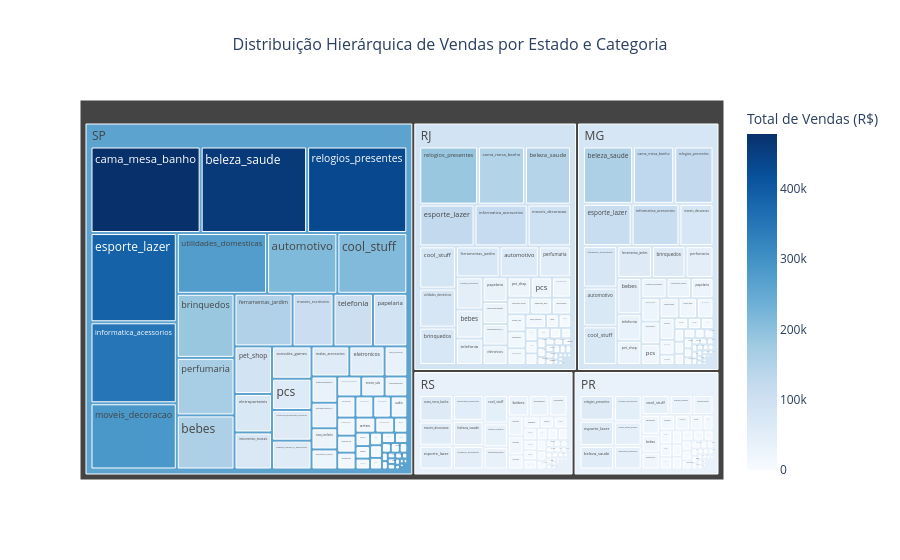

Notebook cell for this chart:
### Code cell
# Treemap interativo
import plotly.express as px
import pandas as pd # importação das bibiliotecas

df = pd.read_csv("olist_2016_2018.csv") # leitura do arquivo passando as informações para a variável df
estados_principais = ['SP', 'RJ', 'MG', 'RS', 'PR']
df_filtrado = df[df['customer_state'].isin(estados_principais)] # cria um filtro com os 5 estados principais
vendas_hierarquia = df_filtrado.groupby(['customer_state', 'product_category_name'])['price'].sum().reset_index() # agrupa somando as vendas por estado e por categoria

fig = px.treemap( # cria um Treemap Hierárquico
    vendas_hierarquia,
    path=['customer_state', 'product_category_name'], # define a hierarquia
    values= 'price', # tamanho dos blocos depende do faturamento
    color= 'price', # cor varia conforme valor
    color_continuous_scale='Blues',
    title='Distribuição Hierárquica de Vendas por Estado e Categoria',
    labels={'price': 'Total de Vendas (R$)', 'customer_state': 'Estado', 'product_category_name': 'Categoria'}  
)

fig.update_layout(title_font_size=16, title_x=0.5) # define tamanho e centraliza o título

fig.show() # exibe o gráfico

### Figure 1 — Plotly figure (JSON) as saved in the notebook; plotly's stock layout.template omitted (floating-point values rounded to 4 significant figures; data arrays with more than 128 entries replaced by an {"elided": "..."} marker saying what was removed)
{"data": [{"branchvalues": "total", "customdata": {"elided": "340x1 float values"}, "domain": {"x": [0, 1], "y": [0, 1]}, "hovertemplate": "labels=%{label}<br>price_sum=%{value}<br>parent=%{parent}<br>id=%{id}<br>Total de Vendas (R$)=%{color}<extra></extra>", "ids": {"elided": "340 str values"}, "labels": {"elided": "340 str values"}, "marker": {"coloraxis": "coloraxis", "colors": {"elided": "340 float values"}}, "name": "", "parents": {"elided": "340 str values"}, "type": "treemap", "values": {"elided": "340 float values"}}], "layout": {"coloraxis": {"colorbar": {"title": {"text": "Total de Vendas (R$)"}}, "colorscale": [[0, "rgb(247,251,255)"], [0.125, "rgb(222,235,247)"], [0.25, "rgb(198,219,239)"], [0.375, "rgb(158,202,225)"], [0.5, "rgb(107,174,214)"], [0.625, "rgb(66,146,198)"], [0.75, "rgb(33,113,181)"], [0.875, "rgb(8,81,156)"], [1, "rgb(8,48,107)"]]}, "legend": {"tracegroupgap": 0}, "title": {"font": {"size": 16}, "text": "Distribuição Hierárquica de Vendas por Estado e Categoria", "x": 0.5}}}
